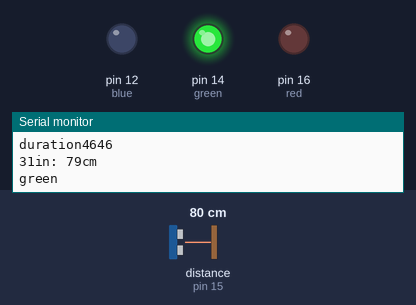
Simulated run of this sketch. Board: Arduino Uno, built with avr-gcc and run on an emulated ATmega328P. Shown: output pins drawn as LEDs (lit = HIGH), the last lines printed to the serial monitor. Wiring (inferred from the names in the program): ultrasonic range finder: trigger pin 13; echo pin 15. The test bench sets the inputs (shaded band); at power-on: distance to the obstacle (sensor on pin 15) 80 cm. The echo pulse lasts 58.3 µs per cm; pins used as bus, display or sensor lines are not drawn.

Above: at 1.3 s.
1.4 s: distance to the obstacle (sensor on pin 15) set to 2 cm
At 2.6 s:
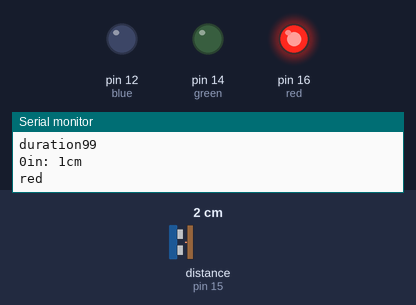
3.0 s: distance to the obstacle (sensor on pin 15) set to 5 cm
4.5 s: distance to the obstacle (sensor on pin 15) set to 8 cm
At 5.1 s:
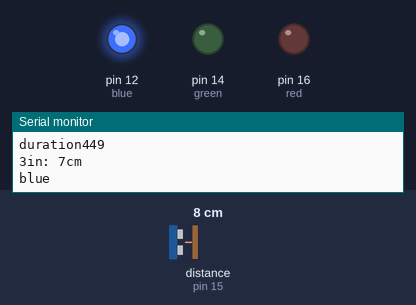
6.0 s: distance to the obstacle (sensor on pin 15) set to 4 cm
At 6.5 s:
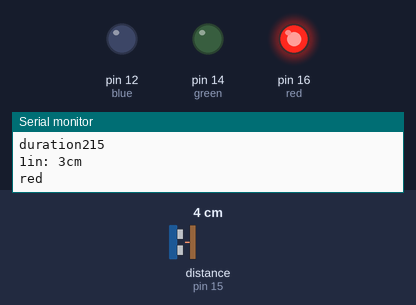
7.5 s: distance to the obstacle (sensor on pin 15) set to 9 cm
At 9.0 s:
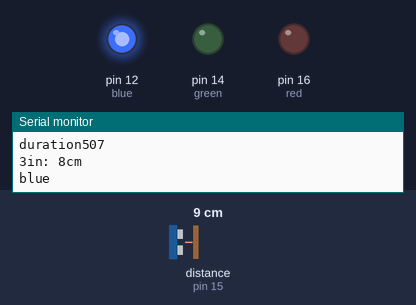
Timing chart, 0 to 10.0 s (numbered marks = the images above; inputs shaded):
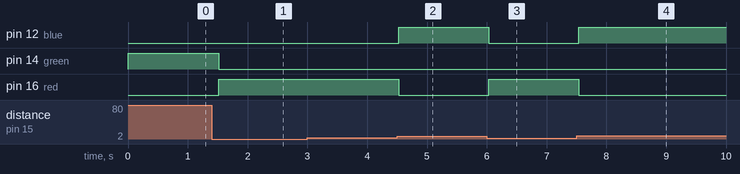

The sketch:

distance_mq.ino
```cpp
#include "MQTTClient.h"


const int TRIG_PIN = 13;
const int ECHO_PIN = 15;
const int blue = 12;
const int green = 14;
const int red = 16;


void setup() {
  Serial.begin(9600);
  pinMode(TRIG_PIN,OUTPUT);
  pinMode(red,OUTPUT);
  pinMode(blue,OUTPUT);
  pinMode(green,OUTPUT);
  pinMode(ECHO_PIN,INPUT);
}

void loop()
{
  long duration, distanceCm, distanceIn;

  digitalWrite(TRIG_PIN, LOW);
  delayMicroseconds(2);
  digitalWrite(TRIG_PIN, HIGH);
  delayMicroseconds(2);
  digitalWrite(TRIG_PIN, LOW);
  duration = pulseIn(ECHO_PIN, HIGH);
  Serial.print("duration");
  Serial.println(duration);

  distanceCm = duration / 29.1 / 2 ;
  distanceIn = duration / 74 / 2;

  if (distanceCm <= 0){
    Serial.println("Out of range");
  } else {
    Serial.print(distanceIn);
    Serial.print("in: ");
    Serial.print(distanceCm);
    Serial.print("cm");
    Serial.println();
  };


  if (distanceCm >= 13) {
    digitalWrite(red, LOW);
    digitalWrite(blue, LOW);
    digitalWrite(green, HIGH);
    Serial.println("green");
  }
  else if ( 6 <= distanceCm && distanceCm <= 12){
    digitalWrite(red, LOW);
    digitalWrite(blue, HIGH);
    digitalWrite(green, LOW);
    Serial.println("blue");
  }
  else {
    digitalWrite(red, HIGH);
    digitalWrite(blue, LOW);
    digitalWrite(green, LOW);
    Serial.println("red");
  };

  delay(500);
}
```

Measured:
- the behaviour switches between 6 and 7 cm on distance to the obstacle (sensor on pin 15) (found by bisection; images 1 and 2)
- after the input at 1.4 s, pin 14 (green): HIGH → LOW after 0.12 s; pin 16 (red): LOW → HIGH after 0.12 s
- after the input at 4.5 s, pin 12 (blue): LOW → HIGH at once; pin 16 (red): HIGH → LOW at once
- after the input at 6.0 s, pin 12 (blue): HIGH → LOW at once; pin 16 (red): LOW → HIGH at once
- after the input at 7.5 s, pin 12 (blue): LOW → HIGH at once; pin 16 (red): HIGH → LOW at once
